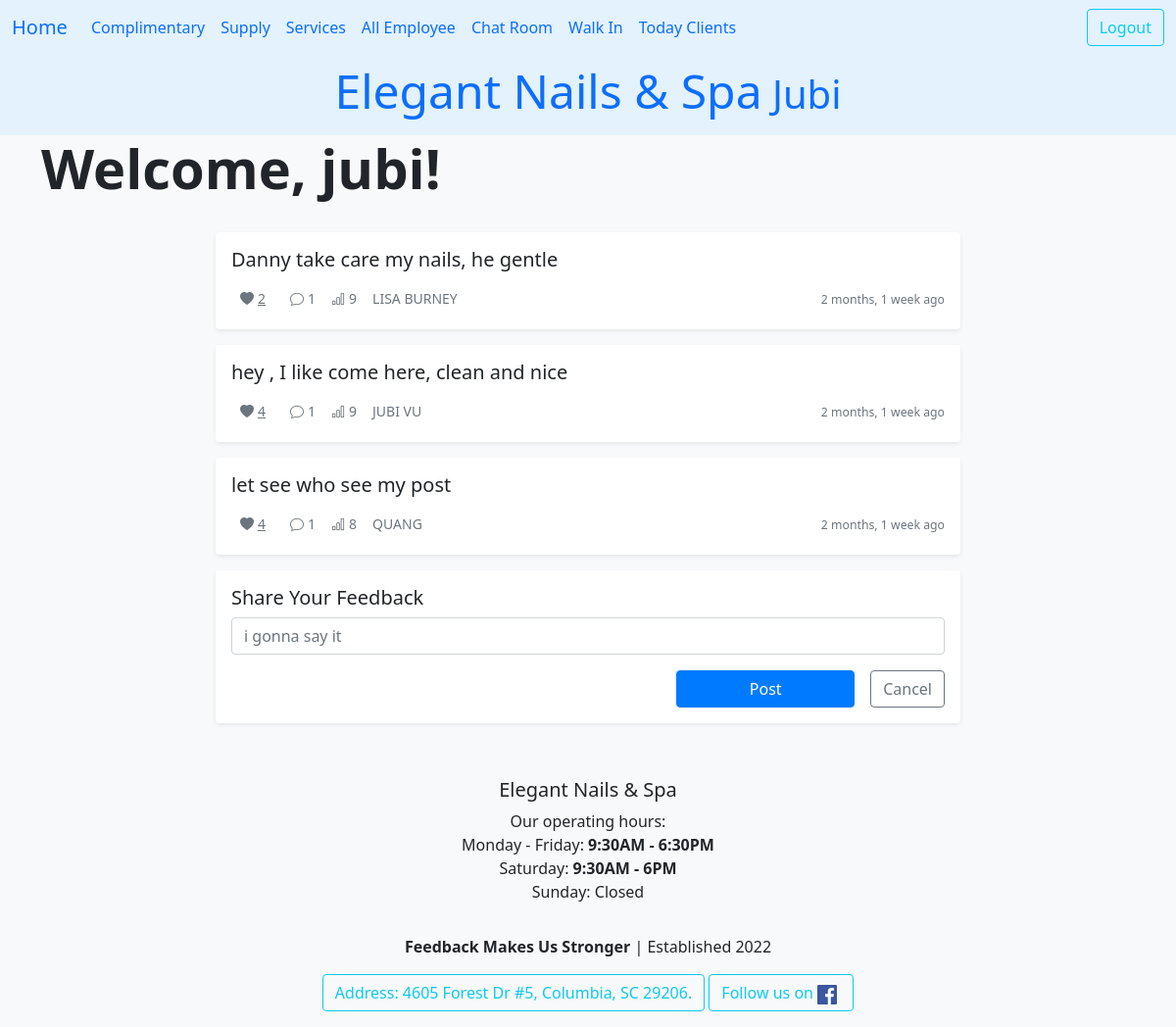
Before: /ledger/user_chat_room/ (signed in) with the older database file.
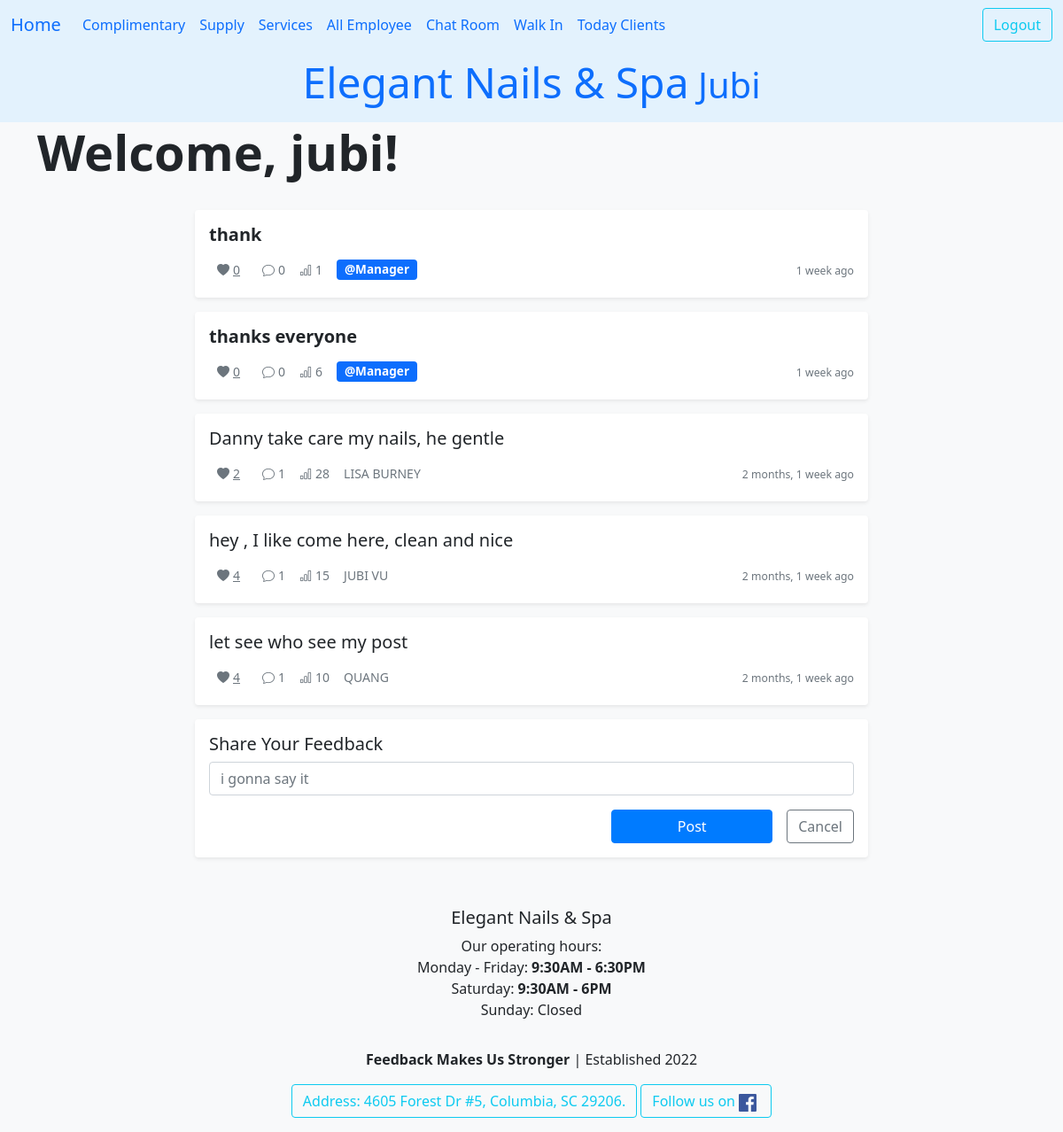
After: the same page with the newer database file.
### ledger/models.py (models this page shows, shortened)
class Chat(models.Model):
    isNew = models.BooleanField(default=True)
    text = models.TextField(validators=[MinLengthValidator(1, "What's your message.")], max_length=800)
    created_at = models.DateTimeField(auto_now_add=True)
    reply_to = models.ForeignKey('self', on_delete=models.CASCADE, null=True, blank=True, related_name='replies')
    owner = models.ForeignKey(settings.AUTH_USER_MODEL, on_delete=models.CASCADE, related_name="chats", null=True)
    client = models.ForeignKey(Khach, on_delete=models.CASCADE, related_name="client_chats", null=True, blank=True)
    view_count = models.IntegerField(default=0)
    @property
    def total_likes(self):
        return self.likes.count()
    @property
    def client_name(self):
        return self.client.full_name if self.client else "@Manager"
    @property
    def get_reply_count(self):
        return self.replies.count()
    def get_detail_url(self):
        return reverse('ledger:user_chat_detail', kwargs={'pk': self.pk})

class Khach(models.Model):
    class Status(models.TextChoices):
        online = "Confirmed"
        anyone = "Anyone"
        cancel = "Cancel"
    full_name = models.CharField(max_length=25, validators=[MinLengthValidator(5)])
    phone = PhoneNumberField()
    email = models.EmailField(max_length=50, null=True, blank=True, help_text="Enter your email for booking confirmations.")
    technician = models.ForeignKey(Technician, on_delete=models.SET_NULL, null=True, blank=True, related_name='khachs')
    points = models.PositiveIntegerField(default=0)
    first_comes = models.DateTimeField(editable=False,auto_now_add=True)
    desc = models.TextField(max_length=250,blank=True, null=True)
    services = models.ManyToManyField("Service", blank=True, related_name="khachs")
    status = models.CharField(choices=Status.choices, max_length=20, default=Status.online, help_text="Choose anyone as an alternate!")
    day_comes = models.DateField()
    time_at = models.TimeField()
    tag = models.CharField(max_length=20, null=True, blank=True)
    birthday = models.DateField(null=True, blank=True)
    upset_button = models.BooleanField(default=False)
    history = HistoricalRecords()
    class Meta:
        unique_together = ('full_name','phone',)#put email here for production, increase secure for chat
        ordering = ['full_name','-day_comes']

### ledger/views.py (the view)
# urls.py: path('ledger/user_chat_room/', views.UserChatView.as_view(), name="user_chat_room"),
class UserChatView(LoginRequiredMixin, View):
    template = "ledger/user_chat_room.html"
    def get(self, request):
        chu_tai_khoan = request.user
        allChat = Chat.objects.filter(reply_to__isnull=True).order_by('-created_at').select_related("client").prefetch_related(
            Prefetch('likes', queryset=Like.objects.filter(owner=chu_tai_khoan), to_attr='current_owner_like')
        )
        allChat = allChat[:100]
        paginator = Paginator(allChat, 25)
        page_number = request.GET.get('page', 1)
        page_obj = paginator.get_page(page_number)
        chat_form = ChatForm()
        context = {
            'page_obj' : page_obj, 'chat_form': chat_form,
        }
        return render(request, self.template, context)

### ledger/forms.py
class ChatForm(forms.ModelForm):
    text = forms.CharField(required=True,min_length=1, max_length=500, strip=True, label="",
                           widget=forms.TextInput(
                        attrs={'placeholder': 'i gonna say it'}))
    class Meta:
        model = Chat
        fields = ['text']

### ledger/templates/ledger/user_chat_room.html (shortened to what this page needs)
{% extends 'base.html' %}
{% load crispy_forms_tags %}
{% load crispy_forms_filters %}
{% load humanize %}
{% load static %}
{% block heading %}
<div class="d-flex justify-content-between align-items-center mb-4">
    <h1 class="display-4 fw-bold">Welcome, {{ user.username }}!</h1>
</div>
{% endblock heading %}
{% block content %}
<div class="container-fluid">
    <div class="row justify-content-center">
        <div class="col-lg-8">
            {% for talk in page_obj %}
            <div class="card mb-3 shadow-sm border-0">
                <div class="card-body">
                    <div class="d-flex justify-content-between align-items-center">
                        <a href="{{ talk.get_detail_url }}" class="text-decoration-none text-dark">
                            <h5 class="card-title mb-1 {% if talk.isNew %}fw-bold{% endif %}">{{ talk.text }}</h5>
                        </a>
                    </div>
                    <div class="d-flex align-items-center text-muted small mt-2">
                        <button class="btn btn-sm btn-link text-muted like-button {% if talk.current_owner_like %}text-danger{% endif %}"
                                data-chat-id="{{ talk.id }}"
                                data-url="{% url 'ledger:user_chat_like' talk.id %}">
                            <i class="bi bi-heart-fill me-1"></i><span class="like-count">{{ talk.total_likes }}</span>
                        </button>
                        <span class="ms-3">
                            <i class="bi bi-chat me-1"></i>{{ talk.get_reply_count }}
                        </span>
                        <span class="ms-3">
                            <i class="bi bi-bar-chart me-1"></i>{{ talk.view_count }}
                        </span>
                        <span class="ms-3">
                            {% if talk.owner == user %}
                            <span class="badge bg-primary">@Manager</span>
                            {% else %}
                            <span class="fw-semibold">{{ talk.client_name }}</span>
                            {% endif %}
                        </span>
                        <span class="ms-auto">
                            <small>{{ talk.created_at | naturaltime }}</small>
                        </span>
                    </div>
                </div>
            </div>
            {% empty %}
            <div class="text-center text-muted py-5">
                <i class="bi bi-chat-left-text display-4"></i>
                <p class="mt-3">No chats yet. Be the first to post!</p>
            </div>
            {% endfor %}
            <div class="card mb-4 shadow-sm border-0">
                <div class="card-body">
                    <h5 class="card-title">Share Your Feedback</h5>
                    <form action="{% url 'ledger:user_chat_create' %}" method="post">
                        <div class="mb-3">
                            {{ chat_form | crispy }}
                        </div>
                        <div class="d-flex justify-content-end">
                            <button type="submit" class="btn btn-primary me-3 w-25">Post</button>
                            <a href="{% url 'ledger:index' %}" class="btn btn-outline-secondary">Cancel</a>
                        </div>
                    </form>
                </div>
            </div>
        </div>
    </div>
</div>
<link rel="stylesheet" href="{% static 'css/chat.css' %}">
{% endblock content %}
{% block footer %}
<div class="text-center py-3 bg-light">
    <strong>Feedback Makes Us Stronger</strong> | Established 2022
</div>
{% endblock footer %}

Changed rows visible on the page:
added Chat: text "thank", total_likes "0", get_reply_count "0", view_count "1", shows "@Manager", created_at "1 week ago", isNew True (drawn)
added Chat: text "thanks everyone", total_likes "0", get_reply_count "0", view_count "6", shows "@Manager", created_at "1 week ago", isNew True (drawn)
changed Chat "Danny take care my nails, he gentle": view_count "9" → "28"
changed Chat "hey , I like come here, clean and nice": view_count "9" → "15"
changed Chat "let see who see my post": view_count "8" → "10"
